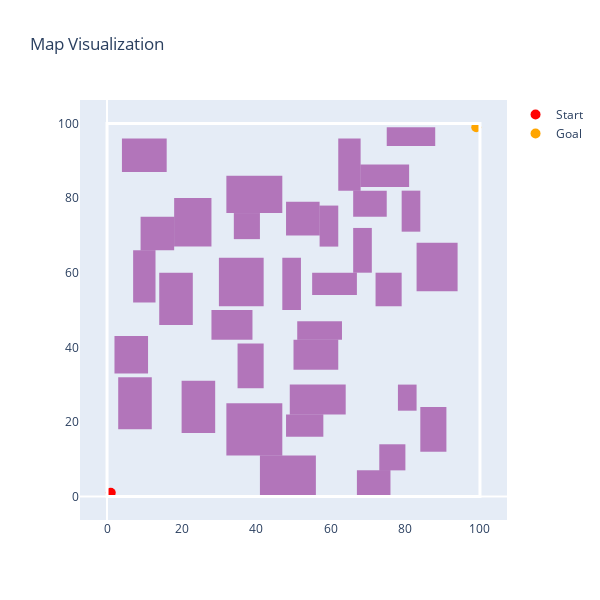

This figure's notebook cell:
### Code cell
visualize_map_shapes(multi_obs_map.grid, obs=multi_obs_map.obstacles, start=multi_obs_map.start, goal=multi_obs_map.goal)

### Figure 1 — Plotly figure (JSON) as saved in the notebook; plotly's stock layout.template omitted (floating-point values rounded to 4 significant figures)
{"data": [{"marker": {"color": "red", "size": 10}, "mode": "markers", "name": "Start", "type": "scatter", "x": [1], "y": [1]}, {"marker": {"color": "orange", "size": 10}, "mode": "markers", "name": "Goal", "type": "scatter", "x": [99], "y": [99]}], "layout": {"height": 600, "shapes": [{"fillcolor": "purple", "line": {"width": 0}, "opacity": 0.5, "type": "rect", "x0": 48, "x1": 57, "y0": 70, "y1": 79}, {"fillcolor": "purple", "line": {"width": 0}, "opacity": 0.5, "type": "rect", "x0": 47, "x1": 52, "y0": 50, "y1": 64}, {"fillcolor": "purple", "line": {"width": 0}, "opacity": 0.5, "type": "rect", "x0": 79, "x1": 84, "y0": 71, "y1": 82}, {"fillcolor": "purple", "line": {"width": 0}, "opacity": 0.5, "type": "rect", "x0": 35, "x1": 42, "y0": 29, "y1": 41}, {"fillcolor": "purple", "line": {"width": 0}, "opacity": 0.5, "type": "rect", "x0": 18, "x1": 28, "y0": 67, "y1": 80}, {"fillcolor": "purple", "line": {"width": 0}, "opacity": 0.5, "type": "rect", "x0": 66, "x1": 75, "y0": 75, "y1": 82}, {"fillcolor": "purple", "line": {"width": 0}, "opacity": 0.5, "type": "rect", "x0": 68, "x1": 81, "y0": 83, "y1": 89}, {"fillcolor": "purple", "line": {"width": 0}, "opacity": 0.5, "type": "rect", "x0": 55, "x1": 67, "y0": 54, "y1": 60}, {"fillcolor": "purple", "line": {"width": 0}, "opacity": 0.5, "type": "rect", "x0": 49, "x1": 64, "y0": 22, "y1": 30}, {"fillcolor": "purple", "line": {"width": 0}, "opacity": 0.5, "type": "rect", "x0": 32, "x1": 47, "y0": 76, "y1": 86}, {"fillcolor": "purple", "line": {"width": 0}, "opacity": 0.5, "type": "rect", "x0": 41, "x1": 56, "y0": 0, "y1": 11}, {"fillcolor": "purple", "line": {"width": 0}, "opacity": 0.5, "type": "rect", "x0": 51, "x1": 63, "y0": 42, "y1": 47}, {"fillcolor": "purple", "line": {"width": 0}, "opacity": 0.5, "type": "rect", "x0": 14, "x1": 23, "y0": 46, "y1": 60}, {"fillcolor": "purple", "line": {"width": 0}, "opacity": 0.5, "type": "rect", "x0": 84, "x1": 91, "y0": 12, "y1": 24}, {"fillcolor": "purple", "line": {"width": 0}, "opacity": 0.5, "type": "rect", "x0": 20, "x1": 29, "y0": 17, "y1": 31}, {"fillcolor": "purple", "line": {"width": 0}, "opacity": 0.5, "type": "rect", "x0": 3, "x1": 12, "y0": 18, "y1": 32}, {"fillcolor": "purple", "line": {"width": 0}, "opacity": 0.5, "type": "rect", "x0": 9, "x1": 18, "y0": 66, "y1": 75}, {"fillcolor": "purple", "line": {"width": 0}, "opacity": 0.5, "type": "rect", "x0": 73, "x1": 80, "y0": 7, "y1": 14}, {"fillcolor": "purple", "line": {"width": 0}, "opacity": 0.5, "type": "rect", "x0": 32, "x1": 47, "y0": 11, "y1": 25}, {"fillcolor": "purple", "line": {"width": 0}, "opacity": 0.5, "type": "rect", "x0": 83, "x1": 94, "y0": 55, "y1": 68}, {"fillcolor": "purple", "line": {"width": 0}, "opacity": 0.5, "type": "rect", "x0": 30, "x1": 42, "y0": 51, "y1": 64}, {"fillcolor": "purple", "line": {"width": 0}, "opacity": 0.5, "type": "rect", "x0": 50, "x1": 62, "y0": 34, "y1": 42}, {"fillcolor": "purple", "line": {"width": 0}, "opacity": 0.5, "type": "rect", "x0": 34, "x1": 41, "y0": 69, "y1": 76}, {"fillcolor": "purple", "line": {"width": 0}, "opacity": 0.5, "type": "rect", "x0": 4, "x1": 16, "y0": 87, "y1": 96}, {"fillcolor": "purple", "line": {"width": 0}, "opacity": 0.5, "type": "rect", "x0": 78, "x1": 83, "y0": 23, "y1": 30}, {"fillcolor": "purple", "line": {"width": 0}, "opacity": 0.5, "type": "rect", "x0": 72, "x1": 79, "y0": 51, "y1": 60}, {"fillcolor": "purple", "line": {"width": 0}, "opacity": 0.5, "type": "rect", "x0": 48, "x1": 58, "y0": 16, "y1": 22}, {"fillcolor": "purple", "line": {"width": 0}, "opacity": 0.5, "type": "rect", "x0": 75, "x1": 88, "y0": 94, "y1": 99}, {"fillcolor": "purple", "line": {"width": 0}, "opacity": 0.5, "type": "rect", "x0": 62, "x1": 68, "y0": 82, "y1": 96}, {"fillcolor": "purple", "line": {"width": 0}, "opacity": 0.5, "type": "rect", "x0": 57, "x1": 62, "y0": 67, "y1": 78}, {"fillcolor": "purple", "line": {"width": 0}, "opacity": 0.5, "type": "rect", "x0": 2, "x1": 11, "y0": 33, "y1": 43}, {"fillcolor": "purple", "line": {"width": 0}, "opacity": 0.5, "type": "rect", "x0": 67, "x1": 76, "y0": 0, "y1": 7}, {"fillcolor": "purple", "line": {"width": 0}, "opacity": 0.5, "type": "rect", "x0": 28, "x1": 39, "y0": 42, "y1": 50}, {"fillcolor": "purple", "line": {"width": 0}, "opacity": 0.5, "type": "rect", "x0": 66, "x1": 71, "y0": 60, "y1": 72}, {"fillcolor": "purple", "line": {"width": 0}, "opacity": 0.5, "type": "rect", "x0": 7, "x1": 13, "y0": 52, "y1": 66}, {"fillcolor": "rgba(0,0,0,0)", "layer": "above", "line": {"color": "white", "width": 3}, "type": "rect", "x0": 0, "x1": 100, "y0": 0, "y1": 100}], "title": {"text": "Map Visualization"}, "width": 600, "xaxis": {"scaleanchor": "y", "showgrid": false}, "yaxis": {"showgrid": false}}}
